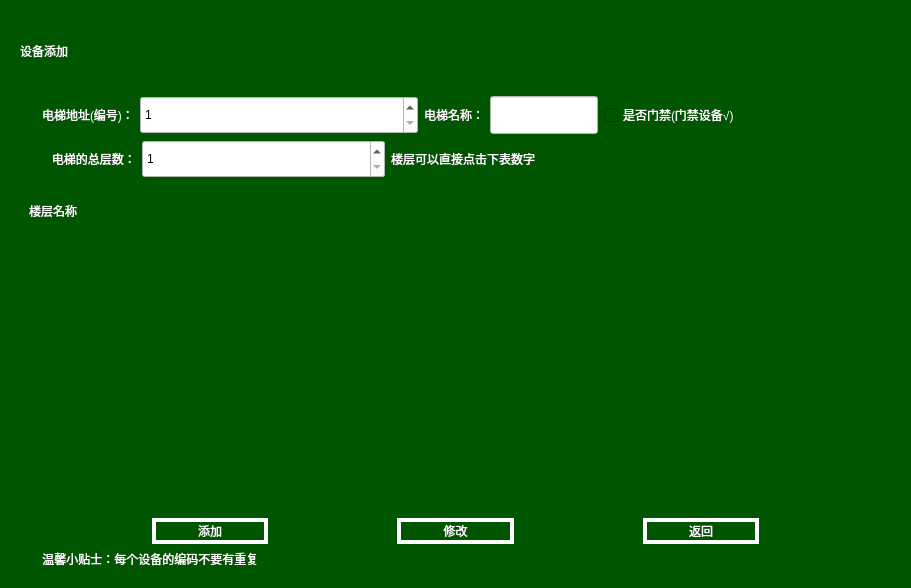
<?xml version="1.0" encoding="UTF-8"?>
<ui version="4.0">
 <class>ADD_device</class>
 <widget class="QWidget" name="ADD_device">
  <property name="geometry">
   <rect>
    <x>0</x>
    <y>0</y>
    <width>911</width>
    <height>588</height>
   </rect>
  </property>
  <property name="windowTitle">
   <string>Form</string>
  </property>
  <property name="styleSheet">
   <string notr="true">QWidget 
{
	background-color: rgb(0, 85, 0);
	color: rgb(255, 255, 255);
}
QLabel
{
 border-style:none;
font: 9pt &quot;微软雅黑&quot;;

}

QPushButton:hover
{
border-style:solid;
font: 9pt &quot;微软雅黑&quot;;
border-width:4px;
background-color: rgb(255, 170, 127);
color: rgba(255, 255, 255, 255);
}

QPushButton:!hover
{
border-style:solid;
font: 9pt &quot;微软雅黑&quot;;
border-width:4px;
background-color:rgb(0, 85, 0);
color: rgba(255, 255, 255, 255);
}

QTabBar:tab:selected
{
	font: 9pt &quot;微软雅黑&quot;;
	background-color: rgb(255, 170, 127);
}
QTabBar:tab:!selected
{
	font: 9pt &quot;微软雅黑&quot;;
	background-color: rgb(0, 85, 0);
}
QLineEdit
{
	color: rgb(0, 0, 0);
	background-color: rgb(255, 255, 255);
}
QTableWidget
{
	
	background-color: rgb(0, 85, 0);

}

QListWidget
{

	background-color: rgb(255, 255, 255);

}
QComboBox
{
	background-color: rgb(255, 255, 255);
	
	color: rgb(0, 0, 0);
}
QComboBox::drop-down
{
 	width:47px;
	border-image: url(:/arrow_down.png);	
}
QCheckBox
{
	font: 9pt &quot;微软雅黑&quot;;

}

QMenuBar
{
	background-color:transparent;

}

QMenuBar::item
{
	background-color: rgb(0, 85, 0);
}
QMenuBar::item:selected
{
	background-color: rgb(255, 170, 0);
}
QMenuBar::item:!selected
{
	
	background-color: rgb(0, 85, 0);
}

QSpinBox
{
	color: rgb(0, 0, 0);
	background-color: rgb(255, 255, 255);
}</string>
  </property>
  <layout class="QVBoxLayout" name="verticalLayout" stretch="4,1,5,1">
   <property name="leftMargin">
    <number>20</number>
   </property>
   <property name="topMargin">
    <number>20</number>
   </property>
   <property name="rightMargin">
    <number>20</number>
   </property>
   <item>
    <widget class="QLabel" name="label_13">
     <property name="sizePolicy">
      <sizepolicy hsizetype="Fixed" vsizetype="Preferred">
       <horstretch>0</horstretch>
       <verstretch>0</verstretch>
      </sizepolicy>
     </property>
     <property name="styleSheet">
      <string notr="true">#label_13
{

	font: 10pt &quot;微软雅黑&quot;;
}</string>
     </property>
     <property name="text">
      <string>设备添加</string>
     </property>
    </widget>
   </item>
   <item>
    <widget class="QWidget" name="widget" native="true">
     <property name="sizePolicy">
      <sizepolicy hsizetype="Preferred" vsizetype="Expanding">
       <horstretch>0</horstretch>
       <verstretch>0</verstretch>
      </sizepolicy>
     </property>
     <property name="minimumSize">
      <size>
       <width>0</width>
       <height>100</height>
      </size>
     </property>
     <layout class="QVBoxLayout" name="verticalLayout_2">
      <item>
       <layout class="QHBoxLayout" name="horizontalLayout">
        <item>
         <widget class="QLabel" name="label_10">
          <property name="sizePolicy">
           <sizepolicy hsizetype="Fixed" vsizetype="Preferred">
            <horstretch>0</horstretch>
            <verstretch>0</verstretch>
           </sizepolicy>
          </property>
          <property name="text">
           <string/>
          </property>
         </widget>
        </item>
        <item>
         <widget class="QLabel" name="label_3">
          <property name="sizePolicy">
           <sizepolicy hsizetype="Fixed" vsizetype="Preferred">
            <horstretch>0</horstretch>
            <verstretch>0</verstretch>
           </sizepolicy>
          </property>
          <property name="text">
           <string>电梯地址(编号)：</string>
          </property>
         </widget>
        </item>
        <item>
         <widget class="QSpinBox" name="diantidizhi">
          <property name="sizePolicy">
           <sizepolicy hsizetype="Minimum" vsizetype="Expanding">
            <horstretch>0</horstretch>
            <verstretch>0</verstretch>
           </sizepolicy>
          </property>
          <property name="minimum">
           <number>1</number>
          </property>
          <property name="maximum">
           <number>64</number>
          </property>
         </widget>
        </item>
        <item>
         <widget class="QLabel" name="ll">
          <property name="sizePolicy">
           <sizepolicy hsizetype="Fixed" vsizetype="Preferred">
            <horstretch>0</horstretch>
            <verstretch>0</verstretch>
           </sizepolicy>
          </property>
          <property name="text">
           <string>电梯名称：</string>
          </property>
         </widget>
        </item>
        <item>
         <widget class="QLineEdit" name="diantiname">
          <property name="sizePolicy">
           <sizepolicy hsizetype="Maximum" vsizetype="Expanding">
            <horstretch>0</horstretch>
            <verstretch>0</verstretch>
           </sizepolicy>
          </property>
         </widget>
        </item>
        <item>
         <widget class="QCheckBox" name="ismengjin">
          <property name="text">
           <string>是否门禁(门禁设备√)</string>
          </property>
         </widget>
        </item>
       </layout>
      </item>
      <item>
       <layout class="QHBoxLayout" name="horizontalLayout_2">
        <item>
         <widget class="QLabel" name="label_11">
          <property name="sizePolicy">
           <sizepolicy hsizetype="Fixed" vsizetype="Preferred">
            <horstretch>0</horstretch>
            <verstretch>0</verstretch>
           </sizepolicy>
          </property>
          <property name="text">
           <string/>
          </property>
         </widget>
        </item>
        <item>
         <widget class="QLabel" name="label_4">
          <property name="sizePolicy">
           <sizepolicy hsizetype="Fixed" vsizetype="Preferred">
            <horstretch>0</horstretch>
            <verstretch>0</verstretch>
           </sizepolicy>
          </property>
          <property name="text">
           <string>   电梯的总层数：</string>
          </property>
         </widget>
        </item>
        <item>
         <widget class="QSpinBox" name="dianticengshu">
          <property name="sizePolicy">
           <sizepolicy hsizetype="Preferred" vsizetype="Expanding">
            <horstretch>0</horstretch>
            <verstretch>0</verstretch>
           </sizepolicy>
          </property>
          <property name="minimum">
           <number>1</number>
          </property>
          <property name="maximum">
           <number>64</number>
          </property>
         </widget>
        </item>
        <item>
         <widget class="QLabel" name="label">
          <property name="text">
           <string>楼层可以直接点击下表数字</string>
          </property>
         </widget>
        </item>
        <item>
         <widget class="QLabel" name="label_9">
          <property name="text">
           <string/>
          </property>
         </widget>
        </item>
       </layout>
      </item>
     </layout>
    </widget>
   </item>
   <item>
    <widget class="QWidget" name="widget_2" native="true">
     <layout class="QVBoxLayout" name="verticalLayout_5" stretch="1,100">
      <item>
       <widget class="QLabel" name="label_12">
        <property name="sizePolicy">
         <sizepolicy hsizetype="Fixed" vsizetype="Fixed">
          <horstretch>0</horstretch>
          <verstretch>0</verstretch>
         </sizepolicy>
        </property>
        <property name="text">
         <string>楼层名称</string>
        </property>
       </widget>
      </item>
      <item>
       <widget class="QWidget" name="button64" native="true">
        <property name="sizePolicy">
         <sizepolicy hsizetype="Expanding" vsizetype="Expanding">
          <horstretch>0</horstretch>
          <verstretch>0</verstretch>
         </sizepolicy>
        </property>
        <property name="minimumSize">
         <size>
          <width>849</width>
          <height>268</height>
         </size>
        </property>
       </widget>
      </item>
     </layout>
     <zorder>button64</zorder>
     <zorder>label_12</zorder>
    </widget>
   </item>
   <item>
    <widget class="QWidget" name="widget_3" native="true">
     <layout class="QVBoxLayout" name="verticalLayout_3">
      <item>
       <layout class="QHBoxLayout" name="horizontalLayout_3">
        <item>
         <widget class="QLabel" name="label_6">
          <property name="text">
           <string/>
          </property>
         </widget>
        </item>
        <item>
         <widget class="QPushButton" name="adddddd">
          <property name="text">
           <string>添加</string>
          </property>
         </widget>
        </item>
        <item>
         <widget class="QLabel" name="label_2">
          <property name="text">
           <string/>
          </property>
         </widget>
        </item>
        <item>
         <widget class="QPushButton" name="hidexiugai">
          <property name="text">
           <string>修改</string>
          </property>
         </widget>
        </item>
        <item>
         <widget class="QLabel" name="label_5">
          <property name="text">
           <string/>
          </property>
         </widget>
        </item>
        <item>
         <widget class="QPushButton" name="pushButton">
          <property name="text">
           <string>返回</string>
          </property>
         </widget>
        </item>
        <item>
         <widget class="QLabel" name="label_7">
          <property name="text">
           <string/>
          </property>
         </widget>
        </item>
       </layout>
      </item>
      <item>
       <layout class="QVBoxLayout" name="verticalLayout_4">
        <item>
         <widget class="QLabel" name="label_8">
          <property name="sizePolicy">
           <sizepolicy hsizetype="Preferred" vsizetype="Preferred">
            <horstretch>0</horstretch>
            <verstretch>0</verstretch>
           </sizepolicy>
          </property>
          <property name="styleSheet">
           <string notr="true">#label_8
{
font: 16pt &quot;微软雅黑&quot;;

}
</string>
          </property>
          <property name="text">
           <string>    温馨小贴士：每个设备的编码不要有重复</string>
          </property>
          <property name="alignment">
           <set>Qt::AlignLeading|Qt::AlignLeft|Qt::AlignVCenter</set>
          </property>
         </widget>
        </item>
       </layout>
      </item>
     </layout>
    </widget>
   </item>
  </layout>
 </widget>
 <resources/>
 <connections/>
</ui>
